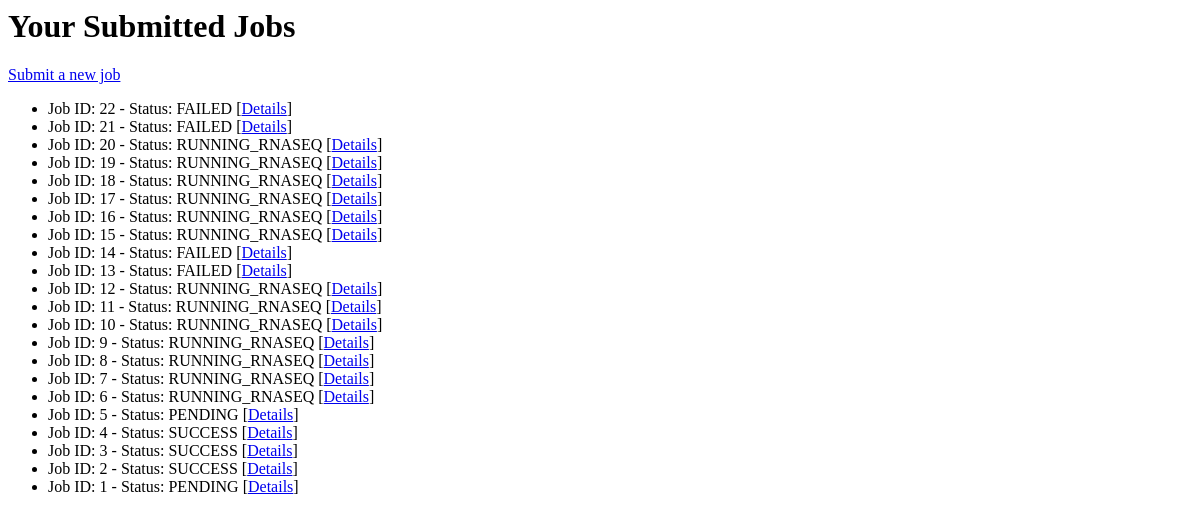
The app's page /jobs/ (signed in), older data.
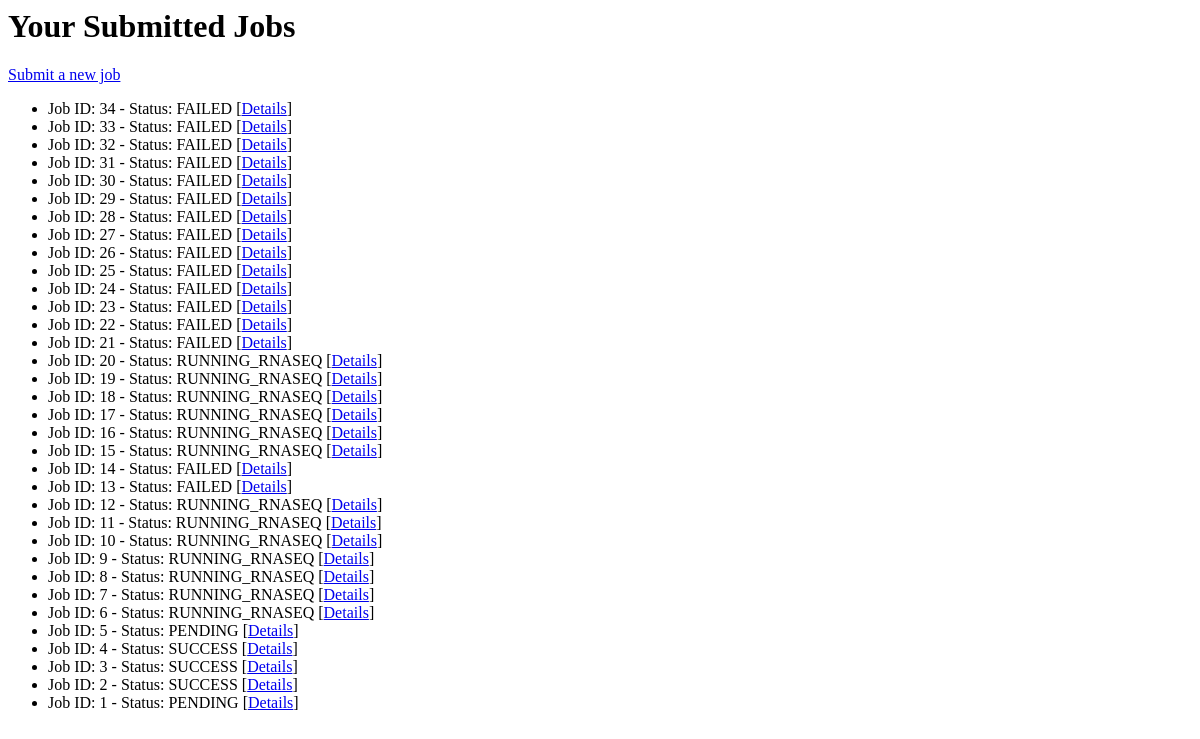
The same page, newer data.
### jobs/models.py (models this page shows, shortened)
class Job(models.Model):
    STATUS_CHOICES = [
        ('PENDING', 'Pending'),
        ('RUNNING', 'Running'),
        ('SUCCESS', 'Success'),
        ('FAILURE', 'Failure'),
    ]
    PIPELINE_CHOICES = [
        ('rnaseq', 'RNA-seq'),
        ('wgs', 'Whole Genome Sequencing'),
        ('wes', 'Whole Exome Sequencing'),
        ('methylation', 'Methylation'),
    ]
    user = models.ForeignKey(User, on_delete=models.CASCADE)
    input_file = models.FileField(upload_to='uploads/')
    reference_genome = models.CharField(max_length=100)
    pipeline_type = models.CharField(max_length=20, choices=PIPELINE_CHOICES, default='rnaseq')
    out_dir = models.CharField(max_length=255, blank=True)  # Used for Nextflow output
    log_file = models.CharField(max_length=255, blank=True)  # Optional log file path
    status = models.CharField(max_length=10, choices=STATUS_CHOICES, default='PENDING')
    created_at = models.DateTimeField(auto_now_add=True)
    log = models.TextField(blank=True, default='')

### jobs/views.py (the view)
# urls.py: path('', views.jobs_home, name='jobs_home'),  # This handles /jobs/
@login_required
def jobs_home(request):
    jobs = Job.objects.filter(user=request.user).order_by('-created_at')
    return render(request, 'jobs/home.html', {'jobs': jobs})

### jobs/templates/jobs/home.html
<h1>Your Submitted Jobs</h1>
<p><a href="{% url 'submit_job' %}">Submit a new job</a></p>
<ul>
  {% for job in jobs %}
    <li>
      Job ID: {{ job.id }} - Status: {{ job.status }}
      [<a href="{% url 'job_status' job.id %}">Details</a>]
    </li>
  {% empty %}
    <li>No jobs submitted yet.</li>
  {% endfor %}
</ul>

Row changes from the older to the newer data that the page shows:
added Job: id "34", status "FAILED"
added Job: id "33", status "FAILED"
added Job: id "32", status "FAILED"
added Job: id "31", status "FAILED"
added Job: id "30", status "FAILED"
added Job: id "29", status "FAILED"
added Job: id "28", status "FAILED"
added Job: id "27", status "FAILED"
added Job: id "26", status "FAILED"
added Job: id "25", status "FAILED"
added Job: id "24", status "FAILED"
added Job: id "23", status "FAILED"
